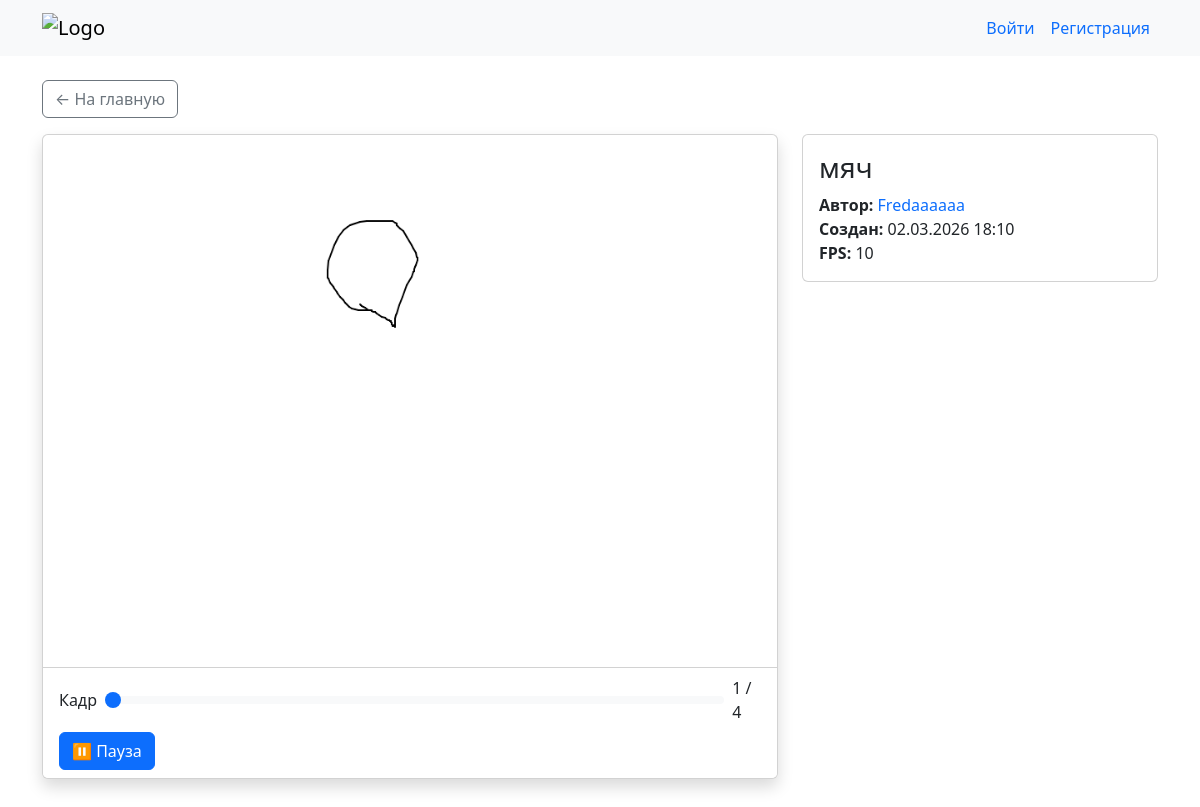
Page /cartoon/11/ on the committed database.
### cartoons/models.py (models this page shows, shortened)
class Cartoon(models.Model):
    title = models.CharField(max_length=200, verbose_name="Название")
    author = models.ForeignKey(User, on_delete=models.CASCADE,
                               related_name='cartoons')
    created_at = models.DateTimeField(auto_now_add=True)
    updated_at = models.DateTimeField(auto_now=True)
    preview = models.ImageField(upload_to='cartoons/gifs/')
    frames_data = models.JSONField(default=dict, blank=True)
    fps = models.PositiveSmallIntegerField(default=12)
    class Meta:
        ordering = ['-created_at']  # сортировка по новизне

### cartoons/views.py (the view)
# urls.py: path('cartoon/<int:pk>/', views.detail, name='detail'),
def detail(request, pk):
    cartoon = get_object_or_404(Cartoon, pk=pk)
    context = {'cartoon': cartoon}
    if cartoon.frames_data:
        context['frames_json'] = json.dumps(cartoon.frames_data)
    return render(request, 'cartoons/detail.html', context)

### cartoons/templates/cartoons/detail.html (shortened to what this page needs)
{% extends "base.html" %}
{% load static %}
{% block content %}
<div class="mb-3">
    <a href="{% url 'index' %}" class="btn btn-outline-secondary">← На главную</a>
</div>
<div class="row">
    <div class="col-md-8">
        {% if frames_json %}
        <div class="card shadow mb-3">
            <div class="card-body text-center">
                <img id="frame-display" src="" alt="Кадр" class="img-fluid rounded" style="max-height: 500px;">
            </div>
            <div class="card-footer bg-white">
                <div class="d-flex align-items-center gap-2 mb-2">
                    <span>Кадр</span>
                    <input type="range" id="frame-slider" class="form-range" min="0" max="0" value="0">
                    <span id="frame-counter">0 / 0</span>
                </div>
                <div class="d-flex gap-2">
                    <button id="play-pause-btn" class="btn btn-primary">▶️ Воспроизвести</button>
                </div>
            </div>
        </div>
        {% else %}
        {% if cartoon.preview %}
        <img src="{{ cartoon.preview.url }}" class="img-fluid rounded shadow" alt="{{ cartoon.title }}">
        {% endif %}
        {% endif %}
    </div>
    <div class="col-md-4">
        <div class="card">
            <div class="card-body">
                <h1 class="card-title h3">{{ cartoon.title }}</h1>
                <p class="card-text">
                    <strong>Автор:</strong> <a href="{% url 'user_profile' username=cartoon.author.username %}" class="text-decoration-none">{{ cartoon.author.username }}</a><br>
                    <strong>Создан:</strong> {{ cartoon.created_at|date:"d.m.Y H:i" }}<br>
                    <strong>FPS:</strong> {{ cartoon.fps }}
                </p>
            </div>
        </div>
    </div>
</div>
{% endblock %}

### rows in the picture
Cartoon: title "мяч", author.username "Fredaaaaaa", created_at "02.03.2026 18:10", fps "10"
